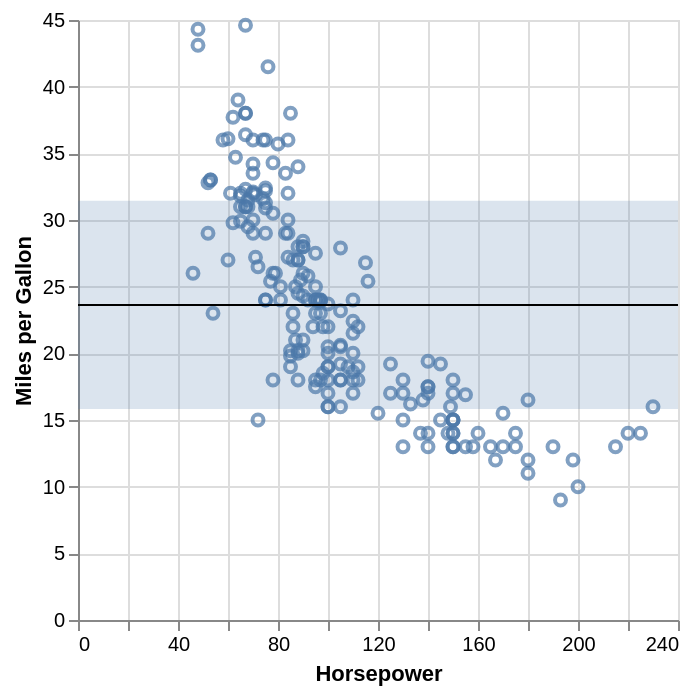

Vega-Lite specification stored for this chart:
### Vega-Lite specification from a JSON file in a GitHub repository (floating-point values rounded to 4 significant figures; data arrays with more than 128 entries replaced by an {"elided": "..."} marker saying what was removed)
{"$schema": "https://vega.github.io/schema/vega-lite/v6.json", "data": {"values": {"elided": "200 records"}}, "layer": [{"mark": "point", "encoding": {"x": {"field": "Horsepower", "type": "quantitative"}, "y": {"field": "Miles_per_Gallon", "type": "quantitative"}}}, {"mark": {"type": "errorband", "extent": "stdev", "opacity": 0.2}, "encoding": {"y": {"field": "Miles_per_Gallon", "type": "quantitative", "title": "Miles per Gallon"}}}, {"mark": "rule", "encoding": {"y": {"field": "Miles_per_Gallon", "type": "quantitative", "aggregate": "mean"}}}]}
